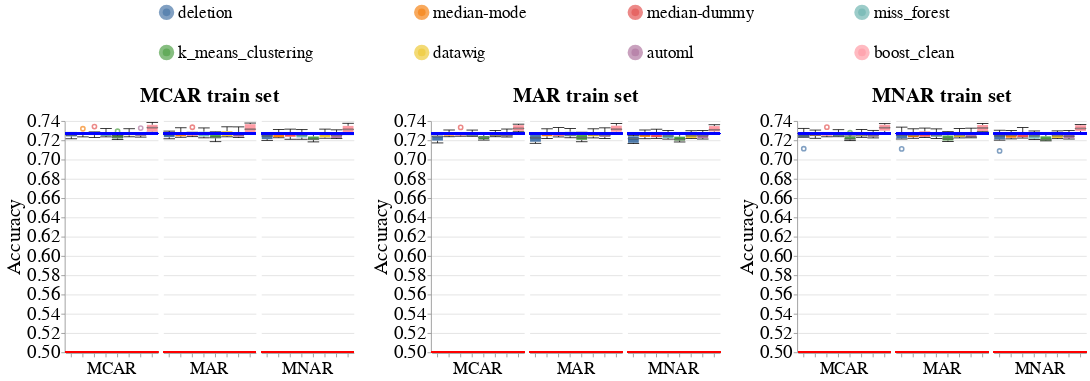

Notebook code for this chart:
### Code cell
create_box_plots_for_diff_imputers_v2(dataset_name=DATASET_NAME,
                                      model_name='gandalf_clf',
                                      metric_name='accuracy',
                                      db_client=db_client)

### Figure 1 — Vega-Lite specification as saved in the notebook (floating-point values rounded to 4 significant figures; data arrays with more than 128 entries replaced by an {"elided": "..."} marker saying what was removed)
{"config": {"view": {"continuousWidth": 400, "continuousHeight": 300, "stroke": null}, "axis": {"labelFontSize": 24, "labelFontWeight": "normal", "titleFontSize": 26, "titleFontWeight": "normal"}, "facet": {"spacing": 5}, "header": {"labelFontSize": 22, "labelOrient": "bottom", "labelPadding": 5, "titleFontSize": 26}, "legend": {"columns": 4, "direction": "horizontal", "labelFontSize": 22, "labelLimit": 400, "orient": "top", "symbolOffset": 120, "symbolStrokeWidth": 10, "titleAnchor": "middle", "titleFontSize": 24, "titleLimit": 300}, "title": {"fontSize": 26}}, "hconcat": [{"facet": {"column": {"field": "Test_Injection_Strategy", "sort": ["MCAR", "MAR", "MNAR"], "title": "MCAR train set", "type": "nominal"}}, "spec": {"layer": [{"mark": {"type": "boxplot", "median": {"stroke": "black", "strokeWidth": 0.7}, "ticks": true}, "encoding": {"color": {"field": "Null_Imputer_Name", "sort": ["deletion", "median-mode", "median-dummy", "miss_forest", "k_means_clustering", "datawig", "automl", "boost_clean"], "title": null, "type": "nominal"}, "x": {"axis": {"labels": false}, "field": "Null_Imputer_Name", "sort": ["deletion", "median-mode", "median-dummy", "miss_forest", "k_means_clustering", "datawig", "automl", "boost_clean"], "title": null, "type": "nominal"}, "y": {"field": "Metric_Value", "scale": {"zero": false}, "title": "Accuracy", "type": "quantitative"}}}, {"mark": "rule", "encoding": {"color": {"value": "blue"}, "size": {"value": 2}, "y": {"field": "Baseline_Median", "type": "quantitative"}}}, {"mark": "rule", "encoding": {"color": {"value": "red"}, "size": {"value": 2}, "y": {"field": "Base_Rate", "type": "quantitative"}}}], "width": 120}}, {"data": {"name": "data-92742fdb852f3a1702451c78c3c985b5"}, "facet": {"column": {"field": "Test_Injection_Strategy", "sort": ["MCAR", "MAR", "MNAR"], "title": "MAR train set", "type": "nominal"}}, "spec": {"layer": [{"mark": {"type": "boxplot", "median": {"stroke": "black", "strokeWidth": 0.7}, "ticks": true}, "encoding": {"color": {"field": "Null_Imputer_Name", "sort": ["deletion", "median-mode", "median-dummy", "miss_forest", "k_means_clustering", "datawig", "automl", "boost_clean"], "title": null, "type": "nominal"}, "x": {"axis": {"labels": false}, "field": "Null_Imputer_Name", "sort": ["deletion", "median-mode", "median-dummy", "miss_forest", "k_means_clustering", "datawig", "automl", "boost_clean"], "title": null, "type": "nominal"}, "y": {"field": "Metric_Value", "scale": {"zero": false}, "title": "Accuracy", "type": "quantitative"}}}, {"mark": "rule", "encoding": {"color": {"value": "blue"}, "size": {"value": 2}, "y": {"field": "Baseline_Median", "type": "quantitative"}}}, {"mark": "rule", "encoding": {"color": {"value": "red"}, "size": {"value": 2}, "y": {"field": "Base_Rate", "type": "quantitative"}}}], "width": 120}}, {"data": {"name": "data-6344167206bba55f80b6bde3f1a7a702"}, "facet": {"column": {"field": "Test_Injection_Strategy", "sort": ["MCAR", "MAR", "MNAR"], "title": "MNAR train set", "type": "nominal"}}, "spec": {"layer": [{"mark": {"type": "boxplot", "median": {"stroke": "black", "strokeWidth": 0.7}, "ticks": true}, "encoding": {"color": {"field": "Null_Imputer_Name", "sort": ["deletion", "median-mode", "median-dummy", "miss_forest", "k_means_clustering", "datawig", "automl", "boost_clean"], "title": null, "type": "nominal"}, "x": {"axis": {"labels": false}, "field": "Null_Imputer_Name", "sort": ["deletion", "median-mode", "median-dummy", "miss_forest", "k_means_clustering", "datawig", "automl", "boost_clean"], "title": null, "type": "nominal"}, "y": {"field": "Metric_Value", "scale": {"zero": false}, "title": "Accuracy", "type": "quantitative"}}}, {"mark": "rule", "encoding": {"color": {"value": "blue"}, "size": {"value": 2}, "y": {"field": "Baseline_Median", "type": "quantitative"}}}, {"mark": "rule", "encoding": {"color": {"value": "red"}, "size": {"value": 2}, "y": {"field": "Base_Rate", "type": "quantitative"}}}], "width": 120}}], "data": {"name": "data-e8864c3b14b2543b2eb9ecff098759ff"}, "resolve": {"scale": {"y": "shared"}}, "$schema": "https://vega.github.io/schema/vega-lite/v4.17.0.json", "datasets": {"data-e8864c3b14b2543b2eb9ecff098759ff": {"elided": "144 records"}, "data-92742fdb852f3a1702451c78c3c985b5": {"elided": "144 records"}, "data-6344167206bba55f80b6bde3f1a7a702": {"elided": "144 records"}}}
